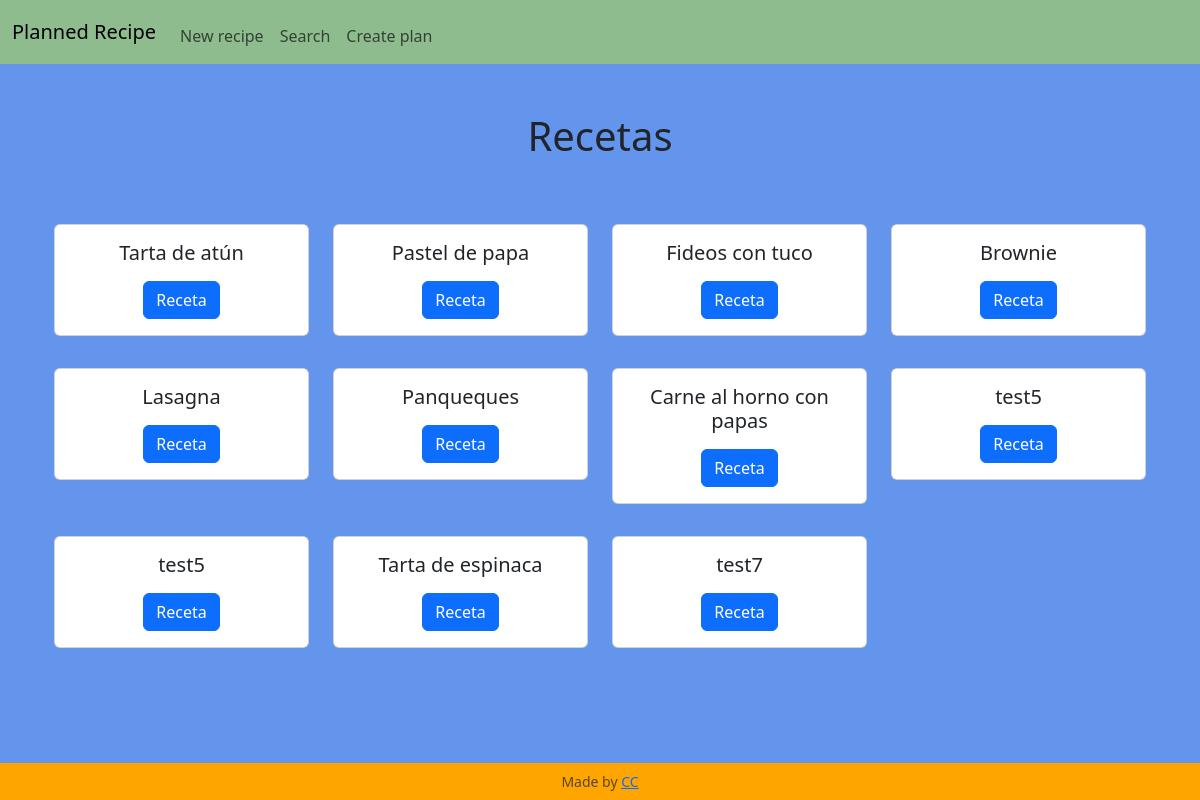
Before: / with the older database file.
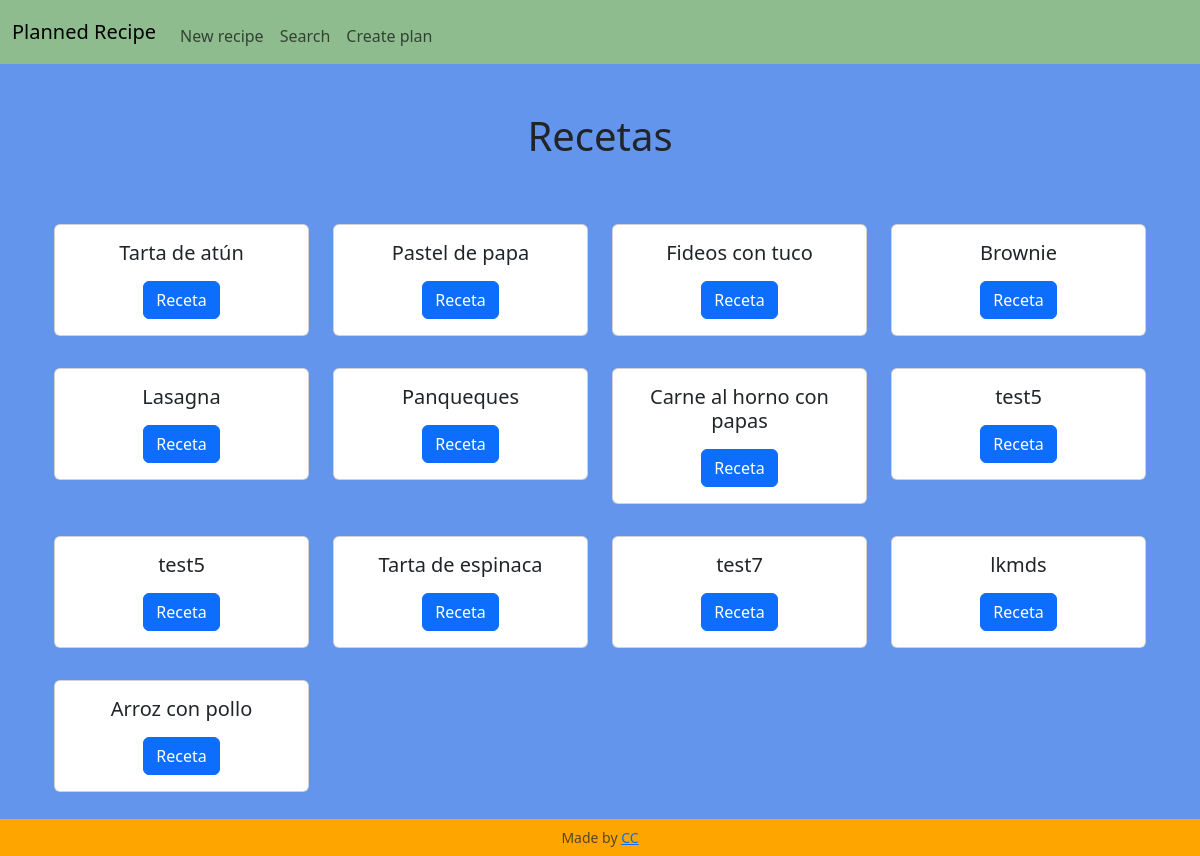
After: the same page with the newer database file.
### tables this page shows
CREATE TABLE recipes (id INTEGER PRIMARY KEY AUTOINCREMENT NOT NULL, name TEXT NOT NULL, instructions TEXT NOT NULL);

### app.py (the view)
@app.route('/', methods=["GET", "POST"])
def index():
    if request.method == "POST":
        id = request.form.get("id")
        cur = db_connect()
        cur.execute("SELECT * FROM recipes WHERE id = ?", (id,))
        recipe = cur.fetchall()
        cur.execute("SELECT * FROM ing_used WHERE recipe_id = ?", (id,))
        ing_used = cur.fetchall()
        db_close(cur)
        return render_template("recipe.html", recipe=recipe, ing_used=ing_used)
    else:
        cur = db_connect()
        cur.execute("SELECT id, name FROM recipes")
        rows = cur.fetchall()
        db_close(cur)
        return render_template("index.html", rows=rows)

### app.py (called while the page is built)
def db_connect():
    con = sqlite3.connect("meal_planner.db")
    con.row_factory = sqlite3.Row
    cur = con.cursor()
    return cur

def db_close(con):
    con.close()

@app.after_request
def after_request(response):
    response.headers["Cache-Control"] = "no-cache, no-store, must-revalidate"
    response.headers["Expires"] = 0
    response.headers["Pragma"] = "no-cache"
    return response

### templates/index.html (shortened to what this page needs)
{% extends "layout.html" %}
{% block main %}
    <h1 class="mb-5 text-center">Recetas</h1>
    <section class="container-fluid text-center">
        <div class="row">
            {% for row in rows %}
                <div class="col-md-3 my-3">
                    <div class="card">
                        <div class="card-body">
                            <h5 class="card-title mb-3">{{ row["name"] }}</h5>
                            <form action="/" method="post">
                                <button type="submit" class="btn btn-primary">Receta</button>
                            </form>
                        </div>
                    </div>
                </div>
            {% endfor %}
        </div>
    </section>
{% endblock %}

### templates/layout.html (shortened to what this page needs)
<!DOCTYPE html>
<html lang="es">
    <head>
        <link href="https://cdn.jsdelivr.net/npm/bootstrap@5.3.3/dist/css/bootstrap.min.css" rel="stylesheet">
        <link rel="stylesheet" href="https://cdn.jsdelivr.net/npm/bootstrap-icons@1.11.3/font/bootstrap-icons.min.css">
        <link href="/static/styles.css" rel="stylesheet">
    </head>
    <body>
        <nav class="navbar navbar-expand-md">
            <div class="container-fluid">
                <a class="navbar-brand" href="/">Planned Recipe</a>
                <div class="collapse navbar-collapse" id="navbar">
                    <ul class="navbar-nav me-auto mt-2">
                        <li class="nav-item"><a class="nav-link" href="/create_recipe">New recipe</a></li>
                        <li class="nav-item"><a class="nav-link" href="/search">Search</a></li>
                        <li class="nav-item"><a class="nav-link" href="/create_plan">Create plan</a></li>
                    </ul>
                </div>
            </div>
        </nav>
        <main class="container py-5">
            {% block main %}{% endblock %}
        </main>
        <footer class="fixed-bottom">
            <p class="my-2 small text-center text-muted">
                Made by <a href="https://github.com/CarolinaCampi">CC</a>
            </p>
        </footer>
    </body>
</html>

### static/styles.css (style rules this page uses)
body { background-color: cornflowerblue; }
nav { background-color: darkseagreen; }
footer { background-color: orange; }

Changed rows visible on the page:
added recipes: name "lkmds"
added recipes: name "Arroz con pollo"
